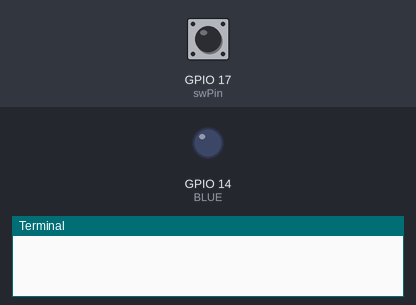
The program below on a simulated Raspberry Pi (BCM pin numbers). Shown: output pins drawn as LEDs (lit = HIGH), the last lines printed to the terminal. The inputs (shaded band) are chosen by the test bench; at power-on: GPIO 17 (swPin) HIGH.

Above: at 1.2 s.
1.3 s: GPIO 17 (swPin) pulled LOW for 0.15 s
At 2.2 s:
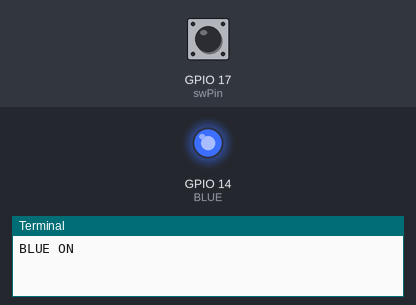
2.9 s: GPIO 17 (swPin) pulled LOW for 1 s
At 3.4 s:
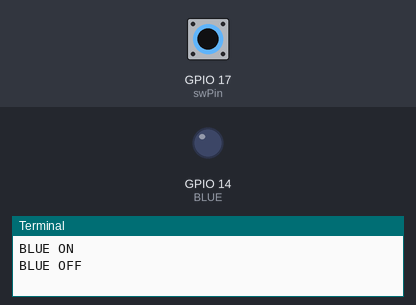
5.4 s: GPIO 17 (swPin) pulled LOW for 3.2 s
At 6.5 s:
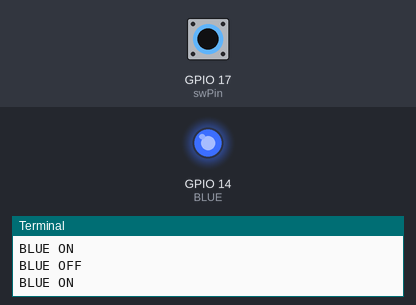
Timing chart, 0 to 8.4 s (numbered marks = the images above; inputs shaded):
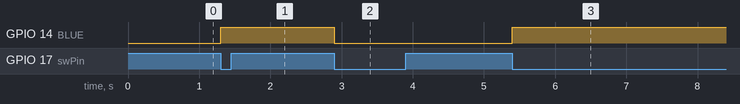

The program:

interrupt2.py
```python
import RPi.GPIO as GPIO
import time

BLUE = 14
swPin = 17

GPIO.setmode(GPIO.BCM)
GPIO.setup(BLUE, GPIO.OUT)
GPIO.setup(swPin, GPIO.IN, pull_up_down=GPIO.PUD_UP)

led_state = False

def ledcallback(channel):
	global led_state

	led_state = not led_state

	if led_state:
		GPIO.output(BLUE, GPIO.HIGH)
		print("BLUE ON")
	else:
		GPIO.output(BLUE, GPIO.LOW)
		print("BLUE OFF")

# 이벤트 감지 설정
GPIO.add_event_detect(swPin, GPIO.FALLING, callback=ledcallback)

try:
	GPIO.output(BLUE, GPIO.LOW)
	while True:
		time.sleep(1)

except KeyboardInterrupt:
	GPIO.output(BLUE, GPIO.LOW)
	GPIO.cleanup()
```

Measured:
- after the input at 1.3 s, GPIO 14 (BLUE): LOW → HIGH at once
- after the input at 2.9 s, GPIO 14 (BLUE): HIGH → LOW at once
- after the input at 5.4 s, GPIO 14 (BLUE): LOW → HIGH at once
